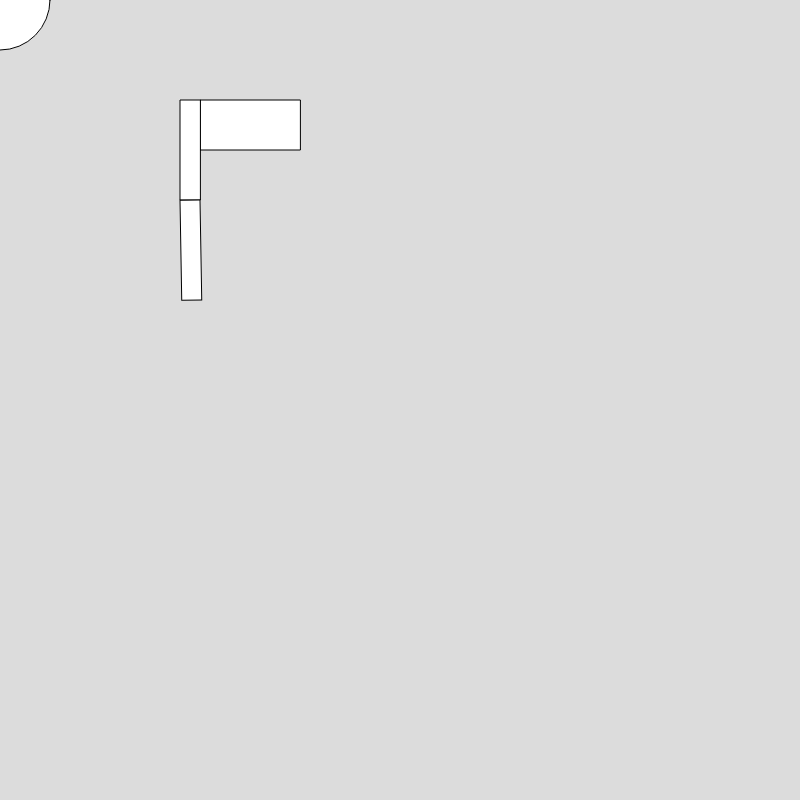
Frame 1 (no input)
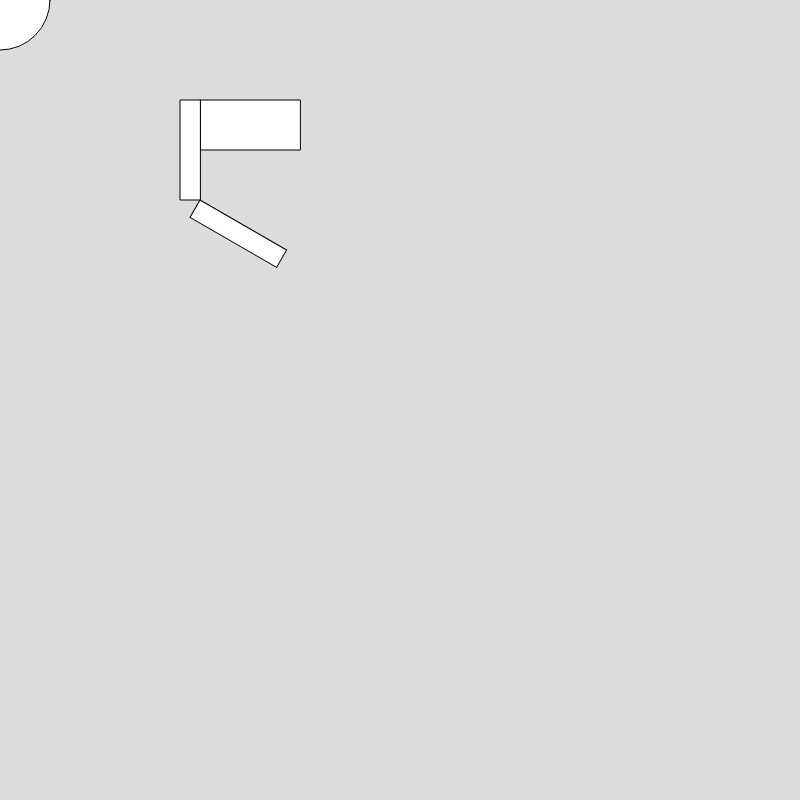
Frame 60 (no input)
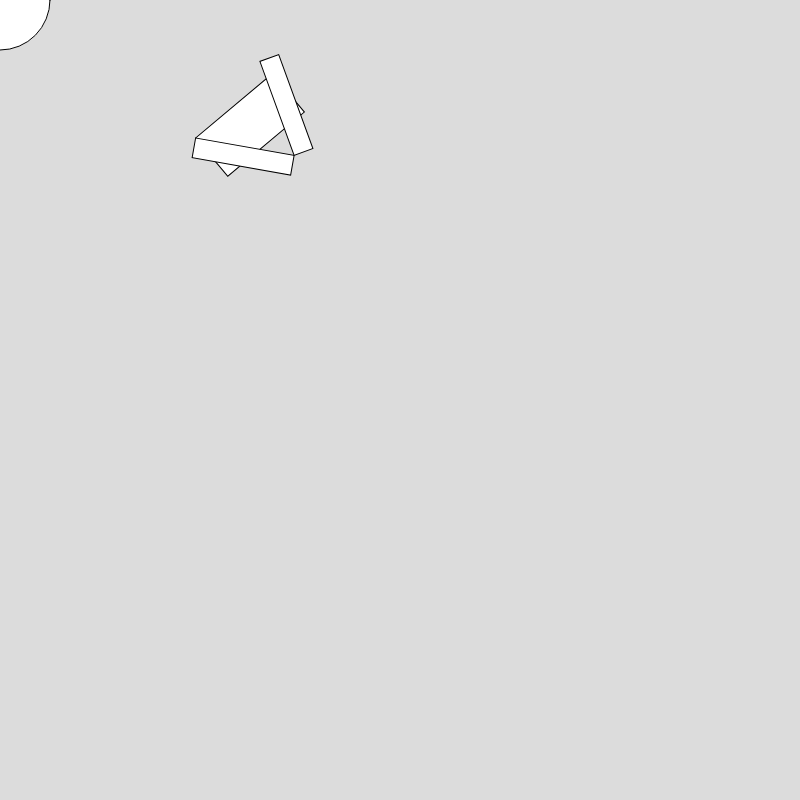
Frame 120 (the mouse pressed at the canvas centre since frame 60)

The p5.js sketch that drew these frames (run headless with seeded random() and noise() and a simulated clock; from frame 60 on, the mouse is pressed at the canvas centre):

// p5.js sketch
// ── sketch.js
function setup() {
  createCanvas(800, 800);
  angleMode(DEGREES);
}

function draw() {
  background(220);

  translate(200 + 50, 100 + 25);

  // scale standart 1, 1
  scale(-1, 1); // horizontal spiegeln

  rotate(mouseX);

  rect(-50,-25, 100, 50);

  translate(50, -25);
  rotate(mouseY);

  rect(0, 0, 20, 100);

  translate(0, 100);
  rotate(frameCount);
  rect(0, 0, 20, 100);


  resetMatrix();

  ellipse(0, 0, 100, 100);



}
